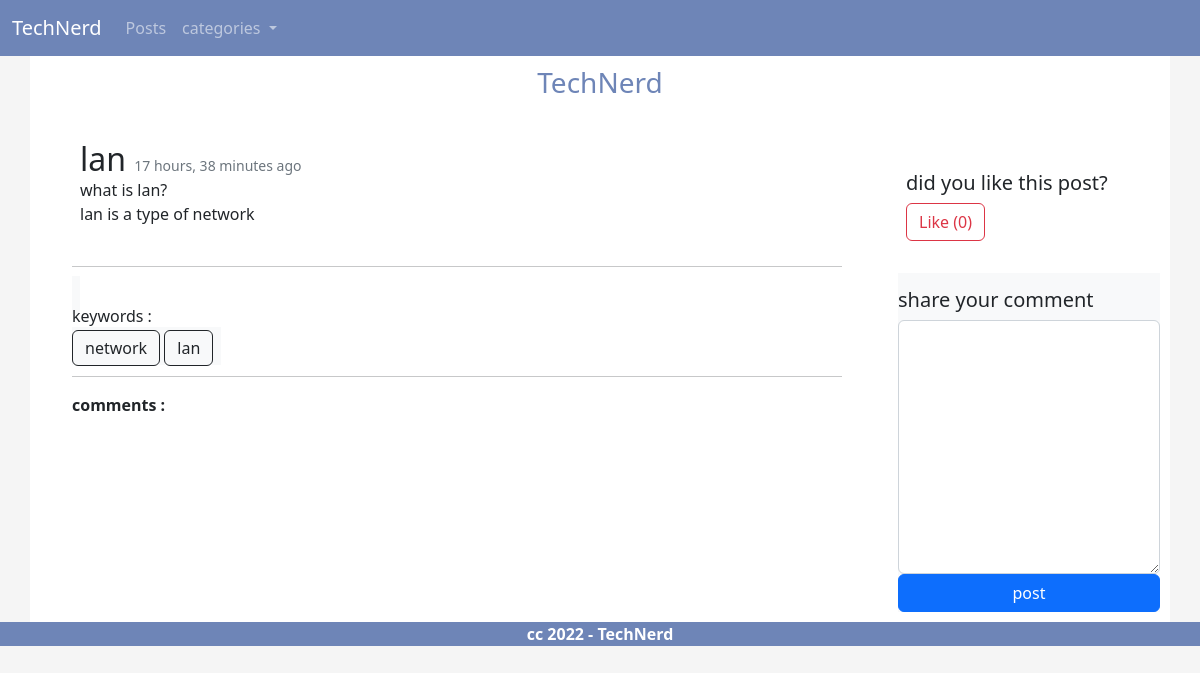
The app's page /post/lan with its own data.
### post/models.py (models this page shows, shortened)
class Post(models.Model):
    title = models.CharField(max_length=250)
    slug = models.SlugField()
    description = models.CharField(max_length=400)
    body = models.TextField()
    image = models.ImageField(default=None,blank=True)
    category = models.ForeignKey(Category,on_delete=models.DO_NOTHING,related_name='category_posts')
    tags = models.CharField(max_length=100)
    created_date = models.DateTimeField(auto_now_add=True)
    updated_date = models.DateTimeField(auto_now=True)
    def vote_count(self):
        return self.votes.count()
    class Meta():
        ordering = ['-created_date']

### post/views.py (the view)
# urls.py: path('post/<slug:slug>',views.PostDetailView.as_view(),name='detail'),
class PostDetailView(View):
    template_name = 'post/detail.html'
    comment_Form = CommentForm
    def setup(self, request, *args, **kwargs):
        self.post_instance = get_object_or_404(Post, slug=kwargs['slug'])
        self.tags = self.post_instance.tags.split(',')
        self.comments = Comment.objects.filter(post=self.post_instance)
        return super().setup(request, *args, **kwargs)
    def get(self, request, *args, **kwargs):
        form = self.comment_Form()
        return render(request, self.template_name,
                      {'post': self.post_instance, 'tags': self.tags, 'comments': self.comments, 'comment_form': form})
    def post(self, request, *args, **kwargs):
        form = self.comment_Form(request.POST)
        if form.is_valid():
            comment = Comment.objects.create(user=request.user, post=self.post_instance, body=form.cleaned_data['body'])
            slug = self.post_instance.slug
        return render(request, self.template_name,
                      {'post': self.post_instance, 'tags': self.tags, 'comments': self.comments,
                       'comment_form': self.comment_Form})

### post/forms.py
class CommentForm(forms.Form):
    body = forms.CharField(label='',widget=forms.Textarea)

### post/appcontext_processor.py (called while the page is built)
def categories(request):
    return {
        'categories' : Category.objects.all()
    }

### post/templates/post/detail.html (shortened to what this page needs)
{% extends 'bace.html' %}
{% load crispy_forms_tags %}
{% block content %}
<div class="m-3 p-3">
    <div class="p-2">
        <h2 style="display: inline">{{post.title}} </h2>
        <small class="text-muted">{{post.created_date|timesince}} ago </small>
        <div class="">{{post.description}}</div>
        <p class="">{{post.body}}</p>
    </div>
    <hr>
    <span class=" p-2 bg-light" style="display: inline">
        <h6>keywords :</h6>
        {% for tag in tags %}
            <a class="btn btn-xs btn-outline-dark" href="{% url 'post:by_keyword' tag %}" style="display: inline">{{tag}}</a>
        {% endfor %}
    </span>
    <hr>
    <strong>comments :</strong>
</div>
{% endblock %}
{% block side%}
<div class="p-2">
    <h5>did you like this post?</h5>
    <a class="btn btn-outline-danger" href="{% url 'post:vote' post.id %}">Like ({{post.vote_count}})</a>
</div><br>
<div class=" bg-light">
    <h5> share your comment </h5>
    <form action="" method="post">
        {{comment_form|crispy}}
        <button class="btn btn-primary" style="width: 100%">post</button>
    </form>
</div>
{% endblock side%}

### static/css/main.css (style rules this page uses)
body.style { background-color: #F5F5F5; }
h5 { padding-top: 15px; }

### records on screen
Post: title "lan", created_date "17 hours, 38 minutes", description "what is lan?", body "lan is a type of network", tag "lan", vote_count "0"

### other values on screen
{{ tag }} "network"
